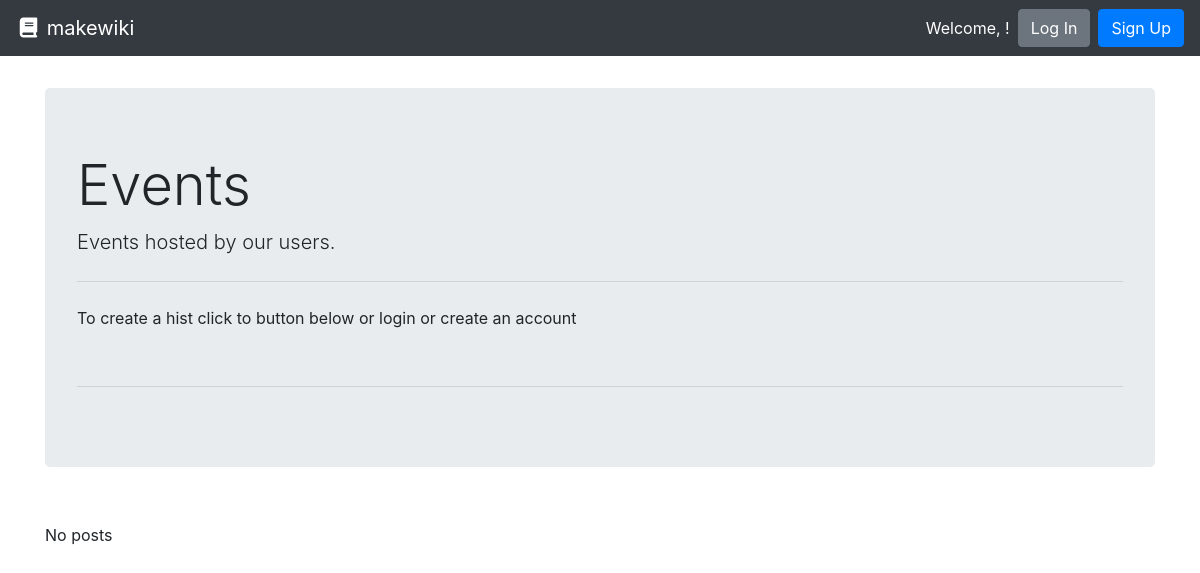
The page /event/ on the database as committed earlier.
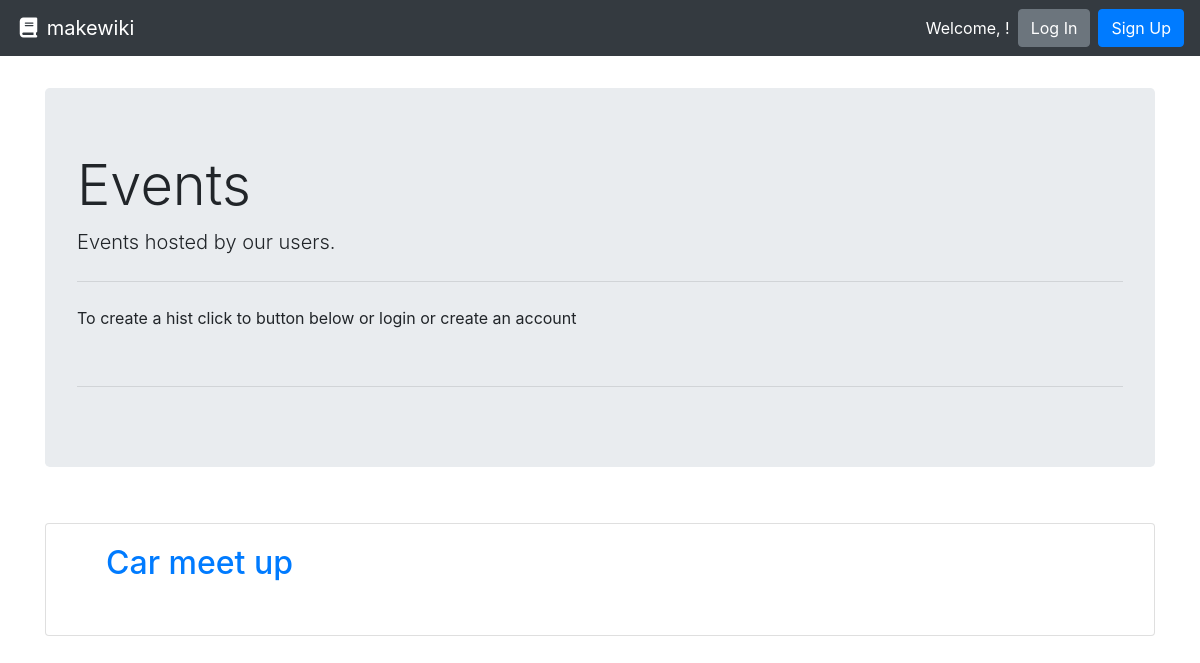
The same page on the database as committed later.
### posts/models.py (models this page shows, shortened)
class Event(models.Model):
    title = models.CharField(max_length=120)
    location = models.CharField(max_length=100)
    description = models.TextField(blank = True, null=True)
    slug = models.CharField(max_length=settings.POST_TITLE_MAX_LENGTH, blank=True, editable=False)
    author = models.ForeignKey(User, on_delete=models.PROTECT)

### posts/views.py (the view)
# urls.py: path('event/', EventListView.as_view(), name="event-list"),
class EventListView(ListView):
    model = Event
    def get(self, request):
        event_list = Event.objects.all()
        context = {'event_list': event_list}
        return render(request, 'evnt/list.html', context=context)

### posts/templates/evnt/list.html (shortened to what this page needs)
{% extends 'base.html' %}
{% load static %}
{% block content %}
<body>
  <div class="jumbotron">
    <h1 class="display-4">Events</h1>
    <p class="lead">Events hosted by our users.</p>
    <hr class="my-4">
      <p>To create a hist click to button below or login or create an account</p>
      <form class="form-inline ml-auto">
        <br>
      </form>
    <hr>
  </div>
      <br>
    {% if event_list %}
    {% for event in event_list %}
      <ul
        <div class="card">
          <div class="card-body" text="center">
            <h2><a href="{{ event.slug }}">{{ event.title }}</a></h2>
            <br>
          </div>
      </ul>
    {% endfor %}
    {% else %}
      <p>No posts</p>
    {% endif %}
</body>
{% endblock %}

Rows that differ between the two databases and show on the page:
added Event: title "Car meet up"
Other text that changed with them:
text no longer shown: "No posts"
